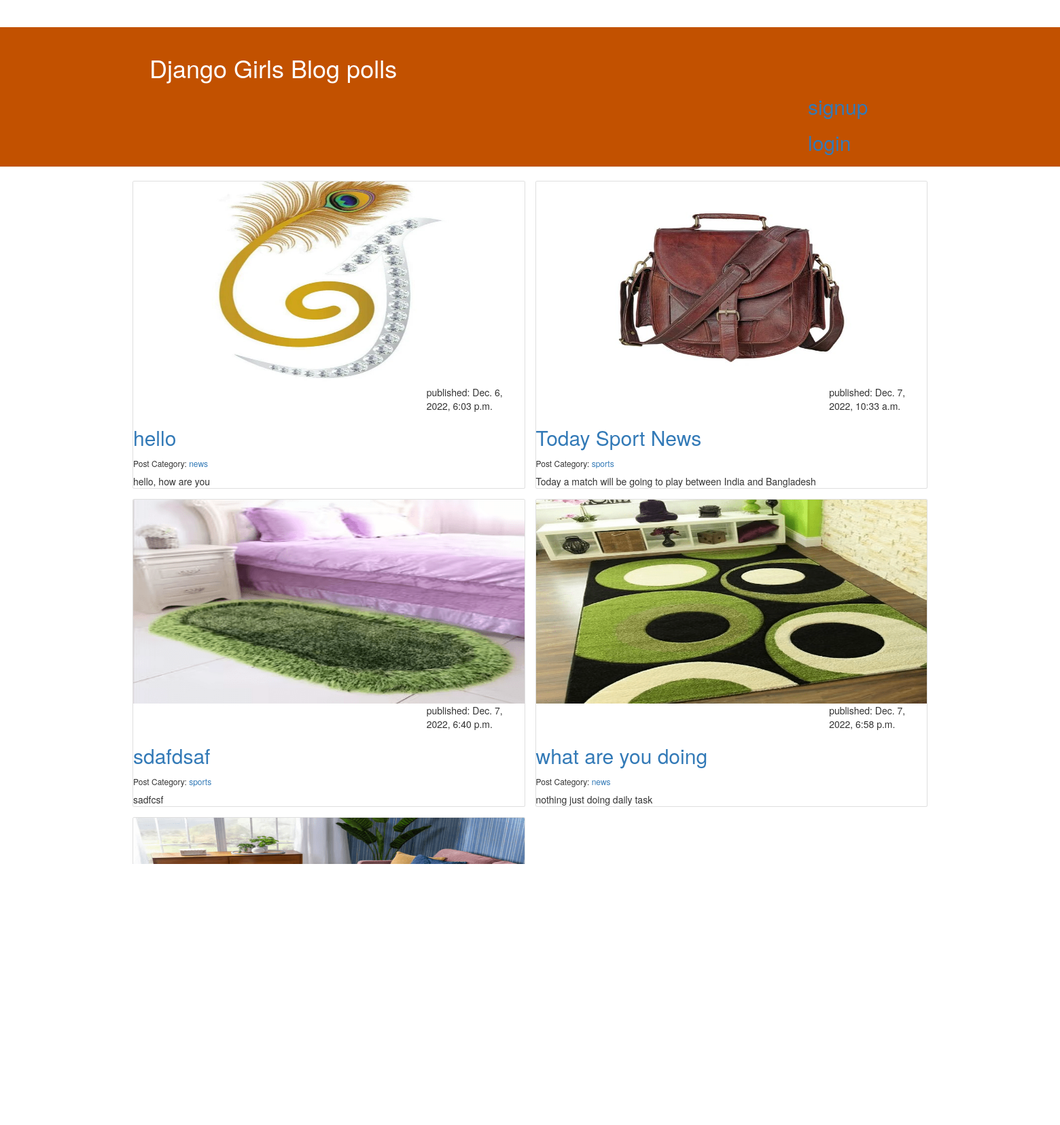
Before: / with the older database file.
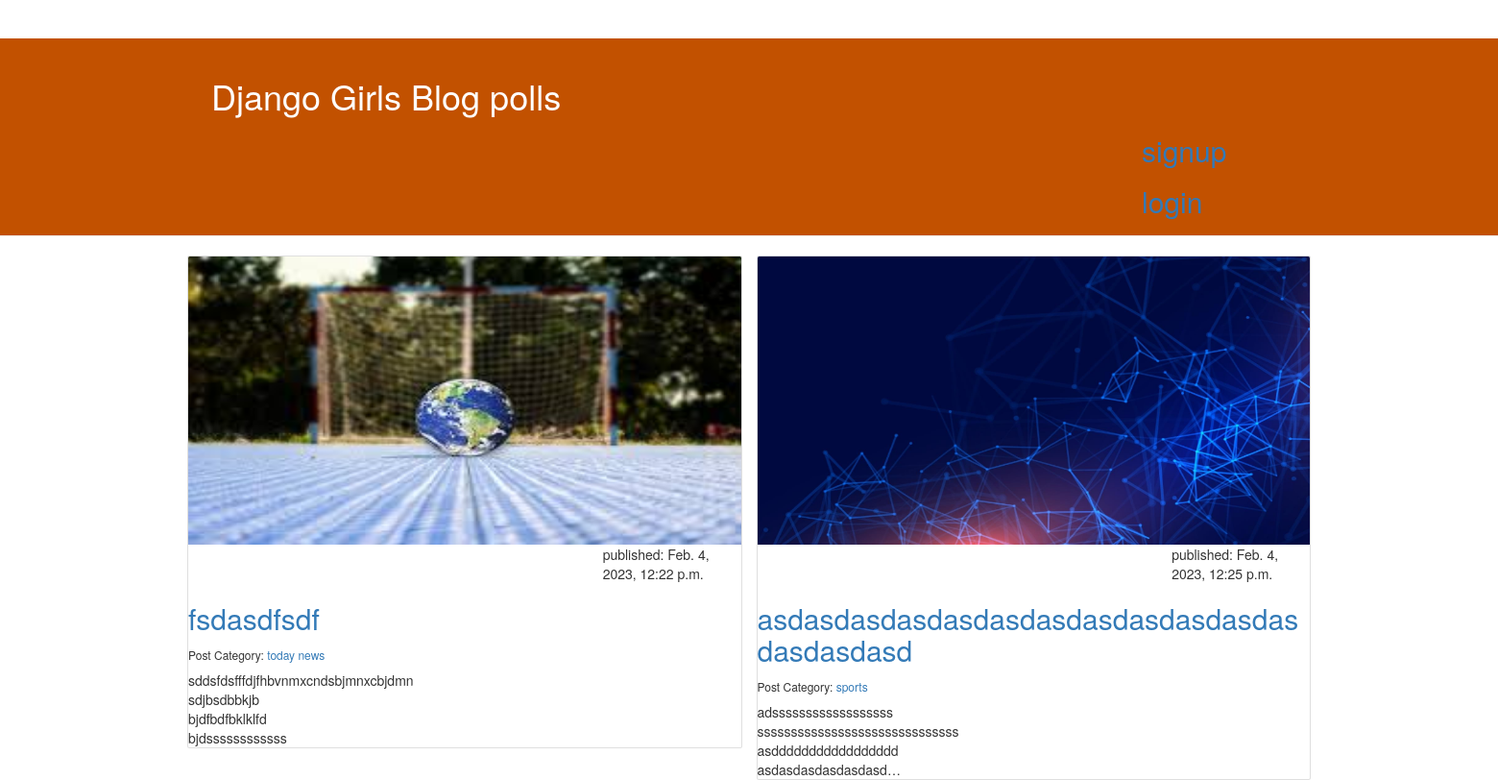
After: the same page with the newer database file.
### blog/models.py (models this page shows, shortened)
class Post(models.Model):
    author = models.ForeignKey(User, on_delete=models.CASCADE)
    category = models.ForeignKey(Category, on_delete=models.CASCADE)
    title = models.CharField(max_length=200)
    slug = AutoSlugField(populate_from='title',  editable=True, unique=True)
    text = models.TextField()
    tag = models.ManyToManyField(Tag)
    created_date = models.DateTimeField(default=timezone.now)
    published_date = models.DateTimeField(blank=True, null=True)
    image = models.ImageField(upload_to='post/')

class Category(models.Model):
    name = models.CharField(max_length=200)
    slug = AutoSlugField(populate_from='name', unique=True)
    def __str__(self):
        return self.name

### blog/views.py (the view)
# urls.py: path('', views.post_list, name='post_list'),
def post_list(request):
    posts = Post.objects.filter(published_date__lte=timezone.now()).order_by('published_date')
    return render(request, 'blog/post_list.html', {'posts': posts})

### blog/templates/blog/post_list.html
 {% extends 'blog/base.html' %}
 {% block content %}
<article>
<div class="row row-cols-1 row-cols-md-2 g-4">
    {% for post in posts %}
    <div class="col">
      <div class="card">
        <form  method="post" enctype="multipart/form-data">
            <img class="card-img-top" src="{{ post.image.url }}" alt="{{post.title}}" style="width:100%;height:300px;">
            </form>
        <time style="margin-left: 75%;"  class="card-published_date">published: {{ post.published_date }} </time>
        <h2 class="card-title"><a href="{% url 'post_detail' slug=post.slug %}" >{{ post.title }}</a></h2>
        <h6 class="card-category">Post Category: <a href="{% url 'category' post.category %}">{{ post.category }}</a></h6>
        <p class="card-text" >{{ post.text|safe|linebreaksbr|truncatechars:100}}</p>
      </div>
    </div>
    {% endfor %}
</div>
</article>
{% endblock %}

### blog/templates/blog/base.html (shortened to what this page needs)
{% load static %}
<!DOCTYPE html>
<html>
<head>
    <link rel="stylesheet" href="https://cdn.jsdelivr.net/npm/bootstrap@5.1.3/dist/css/bootstrap.min.css">
    <link rel="stylesheet" href="{% static 'css/blog.css' %}">
    <link href="https://cdn.jsdelivr.net/npm/bootstrap@5.0.2/dist/css/bootstrap.min.css" rel="stylesheet">
    <link href="//maxcdn.bootstrapcdn.com/bootstrap/3.3.0/css/bootstrap.min.css" rel="stylesheet" id="bootstrap-css">
</head>
<body>
    <header class="page-header">
        <div class="container">
            <h1><a href="/">Django Girls Blog</a> <a href="{% url 'polls:index' %}">polls</a></h1>
            {% if user.is_authenticated %}
            <a href="{% url 'post_new' %}" class="top-menu">
                {% include './icons/file-earmark-plus.svg' %}
            </a> Welcome {{ user.username }}
            <a class="nav-item nav-link" href="{% url 'profile_view' user.username %}">
               {{user.username}} <i class="fas fa-user"></i>
            </a>
            <A class="mx-3" href="log_out/">Logout</A> {% else %}
            <h2><a style="margin: 85%;" href="{% url 'signup' %}">signup</a></h2>
            <h2><a style="margin: 85%;" href="log_in/">login</a></h2>
            {% endif %}
        </div>
    </header>
    <main class="container">
        <div class="row">
            <div class="col">
                {% block content %} {% endblock %}
            </div>
        </div>
    </main>
</body>
</html>

### blog/static/css/blog.css (style rules this page uses)
.page-header { background-color: #C25100; margin-top: 0; margin-bottom: 40px; padding: 20px 20px 20px 40px; }
.page-header h1, .page-header h1 a, .page-header h1 a:visited, .page-header h1 a:active { color: #ffffff; font-size: 36px; text-decoration: none; }
h1, h2, h3, h4 { font-family: 'Lobster', cursive; }

Changed rows visible on the page:
removed Post: image (picture), published_date "Dec. 6, 2022, 6:03 p.m.", title "hello", category "news", text "hello, how are you"
removed Post: image (picture), published_date "Dec. 7, 2022, 10:33 a.m.", title "Today Sport News", category "sports", text "Today a match will be going to play between India and Bangladesh"
removed Post: image (picture), published_date "Dec. 7, 2022, 6:40 p.m.", title "sdafdsaf", category "sports", text "sadfcsf"
removed Post: image (picture), published_date "Dec. 7, 2022, 6:58 p.m.", title "what are you doing", category "news", text "nothing just doing daily task"
removed Post: image (picture)
added Post: image (picture), published_date "Feb. 4, 2023, 12:22 p.m.", title "fsdasdfsdf", category "today news", text "sddsfdsfffdjfhbvnmxcndsbjmnxcbjdmn sdjbsdbbkjb bjdfbdfbklklfd bjdssssssssssss"
added Post: image (picture), published_date "Feb. 4, 2023, 12:25 p.m.", title "asdasdasdasdasdasdasdasdasdasdasdasdasdasdasd", category "sports", text "adssssssssssssssssss ssssssssssssssssssssssssssssss asddddddddddddddddd asdasdasdasdasdasd…"
